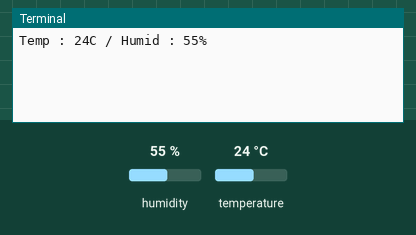
Simulated run of this program. Board: Raspberry Pi (BCM pin numbers). Parts: the last lines printed to the terminal. Inputs (shaded band) come from the test bench; at power-on: humidity 55 %, temperature 24 °C.

Above: at 1.2 s.
1.3 s: humidity set to 22 %
At 3.3 s:
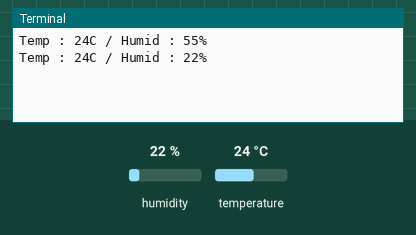
4.3 s: temperature set to 12 °C
At 5.7 s:
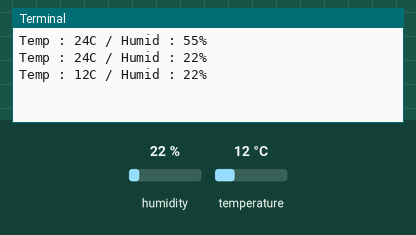
7.3 s: humidity set to 40 %
At 10.5 s:
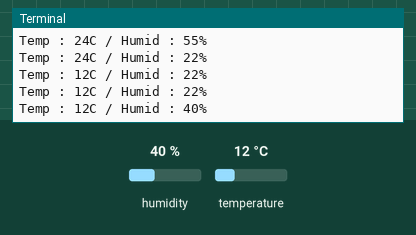
Timing chart, 0 to 12.0 s (numbered marks = the images above; inputs shaded):
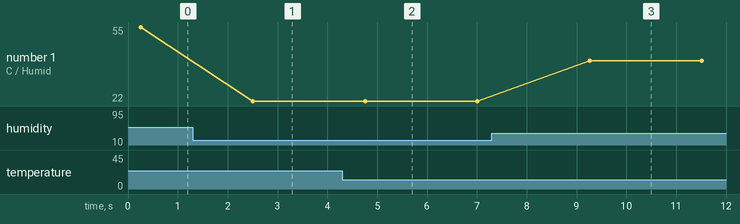

The program:

dht11_test.py
```python
# dht11_test.py
import adafruit_dht
import time
import RPi.GPIO as GPIO
import board

log_num=0
sensor_pin = 18

GPIO.setmode(GPIO.BCM)
GPIO.setup(sensor_pin, GPIO.IN)
dhtDevice = adafruit_dht.DHT11(board.D18)

while(True):
    try:
        temp = dhtDevice.temperature
        humid = dhtDevice.humidity
        print(f'Temp : {temp}C / Humid : {humid}%')
        log_num += 1
        time.sleep(2)

    except Exception as ex:
        print(ex.args[0])
    except KeyboardInterrupt:
        break

dhtDevice.exit()
```

Measured:
- after the input at 1.3 s, the terminal: prints a new line after 1.2 s (image 1)
- after the input at 4.3 s, the terminal: prints a new line after 0.46 s (image 2)
- after the input at 7.3 s, the terminal: prints a new line after 2.0 s (image 3)
- plotted number 1: 55 → 22 after the input at 1.3 s, 22 → 40 after the input at 7.3 s
